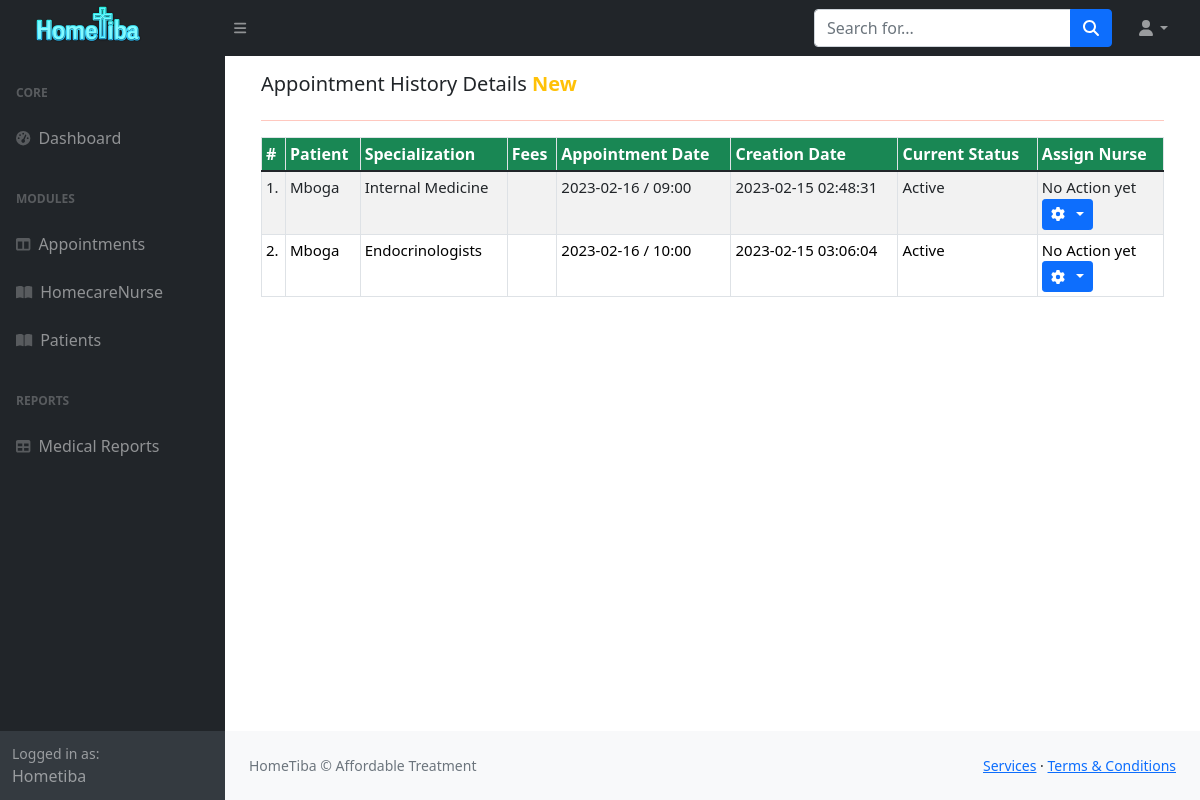
Page /Hospital/doctor/myappointment.php (signed in) on the committed database.
### tables this page shows
CREATE TABLE `appointment` (
  `id` int(11) NOT NULL,
  `doctorSpecialization` varchar(255) DEFAULT NULL,
  `doctorId` int(11) DEFAULT NULL,
  `uId` int(11) DEFAULT NULL,
  `consultancyFees` int(11) DEFAULT NULL,
  `appointmentDate` varchar(255) DEFAULT NULL,
  `appointmentTime` varchar(255) DEFAULT NULL,
  `postingDate` timestamp NULL DEFAULT current_timestamp(),
  `userStatus` int(11) DEFAULT NULL,
  `doctorStatus` int(11) DEFAULT NULL,
  `updationDate` timestamp NULL DEFAULT NULL ON UPDATE current_timestamp(),
  `status` enum('Pending','Completed') NOT NULL DEFAULT 'Pending'
);

CREATE TABLE `users` (
  `userid` int(11) NOT NULL,
  `FirstName` varchar(20) NOT NULL,
  `LastName` varchar(20) NOT NULL,
  `email` varchar(50) NOT NULL,
  `Password` varchar(255) NOT NULL,
  `Role` enum('Admin','Doctor','Nurse','Patient') NOT NULL DEFAULT 'Patient',
  `Telphone` bigint(20) NOT NULL,
  `creationdate` date NOT NULL DEFAULT current_timestamp()
);

### Hospital/doctor/myappointment.php (the view, shortened to what this page needs)
<?php
include('../config.php');
include "includes/header.php";
include "includes/topnav.php";
include "includes/sidenav.php";
?>
<div id="layoutSidenav_content">
    <main>
        <div class="container-fluid px-4">
            <div class="container-fluid container-fullw bg-white">
                <div class="row">
                    <div class="col-md-12">
                        <div class=" col-md-12  d-flex">
                            <h5 class="col-md-9">Appointment History Details <b class="text-warning "> New</b></h5>
                        </div>
                        <hr style="color:#ff2400">
                        <table class="table table-responsive table table-bordered table-striped table-sm table-hover" id="sample-table-1">
                            <thead>
                                <tr class="text-white bg-success">
                                    <th class="center">#</th>
                                    <th >Patient </th>
                                    <th>Specialization</th>
                                    <th> Fees</th>
                                    <th>Appointment Date </th>
                                    <th>Creation Date </th>
                                    <th>Current Status</th>
                                    <th>Assign Nurse</th>
                                </tr>
                            </thead>
                            <tbody class="text-dark">
                                <?php
                                $sql = mysqli_query($conn, "SELECT doctors.firstname as docname,users.FirstName as pname,appointment.*  from appointment join doctors on doctors.docid=appointment.doctorId join users on users.userid=appointment.uId ");
                                $cnt = 1;
                                while ($row = mysqli_fetch_array($sql)) {
                                    if (empty($row)) {
                                        echo "<div> NO Appointsments at the momemet</div>";
                                    } else {
                                        ?>
                                    <tr style="color:black; font-size:15px">
                                        <td class="center"><?php echo $cnt; ?>.</td>
                                        <td class="hidden-xs"><?php echo $row['pname']; ?></td>
                                        <td>
                                            <?php echo $row['doctorSpecialization']; ?>
                                        </td>
                                        <td><?php echo $row['consultancyFees']; ?></td>
                                        <td>
                                            <?php echo $row['appointmentDate']; ?> / <?php echo
                                                    $row['appointmentTime']; ?>
                                        </td>
                                        <td>
                                            <?php echo $row['postingDate']; ?>
                                        </td>
                                        <td>
                                            <?php if (($row['userStatus'] == 1) && ($row['doctorStatus'] == 1)) {
                                                echo "Active";
                                            }
                                            ?></td>
                                        <td>
                                            <div class="visible-md visible-lg hidden-sm hidden-xs">
                                                <?php if (($row['userStatus'] == 1) && ($row['doctorStatus'] == 1)) {
                                                    echo "No Action yet";
                                                } else {
                                                    echo "Canceled";
                                                } ?>
                                            </div>
                                            <div class="visible-xs visible-sm hidden-md hidden-lg">
                                                <div class="btn-group" dropdown is-open="status.isopen">
                                                    <button type="button"
                                                        class="btn btn-primary btn-o btn-sm dropdown-toggle"
                                                        dropdown-toggle>
                                                        <i class="fa fa-cog"></i>&nbsp;<span class="caret"></span>
                                                    </button>
                                                </div>
                                            </div>
                                        </td>
                                    </tr>
                                    <?php
                                    $cnt = $cnt + 1;
                                    }
                                }
                                ?>
                            </tbody>
                        </table>
                    </div>
                </div>
            </div>
        </div>
    </main>
    <?php
    include "includes/footer.php";
    ?>

### rows in the picture
appointment: users.FirstName "Mboga", doctorSpecialization "Internal Medicine", appointmentDate "2023-02-16", appointmentTime "09:00", postingDate "2023-02-15 02:48:31", userStatus "Active"
appointment: users.FirstName "Mboga", doctorSpecialization "Endocrinologists", appointmentDate "2023-02-16", appointmentTime "10:00", postingDate "2023-02-15 03:06:04", userStatus "Active"
